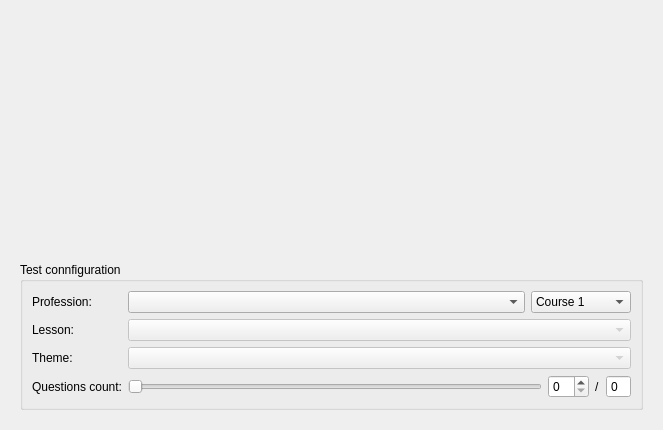
<?xml version="1.0" encoding="UTF-8"?>
<ui version="4.0">
 <class>RootForm</class>
 <widget class="QWidget" name="RootForm">
  <property name="geometry">
   <rect>
    <x>0</x>
    <y>0</y>
    <width>663</width>
    <height>430</height>
   </rect>
  </property>
  <property name="windowTitle">
   <string>Form</string>
  </property>
  <layout class="QVBoxLayout" name="verticalLayout">
   <item>
    <widget class="QStackedWidget" name="stackedWidget">
     <property name="currentIndex">
      <number>0</number>
     </property>
     <widget class="QWidget" name="page">
      <layout class="QVBoxLayout" name="verticalLayout_2">
       <item>
        <widget class="QLabel" name="label_6">
         <property name="sizePolicy">
          <sizepolicy hsizetype="Preferred" vsizetype="Expanding">
           <horstretch>0</horstretch>
           <verstretch>0</verstretch>
          </sizepolicy>
         </property>
         <property name="text">
          <string/>
         </property>
         <property name="pixmap">
          <pixmap>:/resources/logo.png</pixmap>
         </property>
         <property name="scaledContents">
          <bool>false</bool>
         </property>
         <property name="alignment">
          <set>Qt::AlignCenter</set>
         </property>
        </widget>
       </item>
       <item>
        <widget class="QGroupBox" name="groupBox">
         <property name="title">
          <string>Test connfiguration</string>
         </property>
         <layout class="QFormLayout" name="formLayout">
          <item row="0" column="0">
           <widget class="QLabel" name="label">
            <property name="text">
             <string>Profession:</string>
            </property>
           </widget>
          </item>
          <item row="0" column="1">
           <layout class="QHBoxLayout" name="horizontalLayout_2">
            <item>
             <widget class="QComboBox" name="ComboBox_Config_Profession"/>
            </item>
            <item>
             <widget class="QComboBox" name="ComboBox_Config_Course">
              <property name="maximumSize">
               <size>
                <width>100</width>
                <height>16777215</height>
               </size>
              </property>
              <item>
               <property name="text">
                <string>Course 1</string>
               </property>
              </item>
              <item>
               <property name="text">
                <string>Course 2</string>
               </property>
              </item>
              <item>
               <property name="text">
                <string>Course 3</string>
               </property>
              </item>
              <item>
               <property name="text">
                <string>Course 4</string>
               </property>
              </item>
             </widget>
            </item>
           </layout>
          </item>
          <item row="1" column="0">
           <widget class="QLabel" name="label_2">
            <property name="text">
             <string>Lesson:</string>
            </property>
           </widget>
          </item>
          <item row="1" column="1">
           <widget class="QComboBox" name="ComboBox_Config_Lesson">
            <property name="enabled">
             <bool>false</bool>
            </property>
           </widget>
          </item>
          <item row="2" column="0">
           <widget class="QLabel" name="label_3">
            <property name="text">
             <string>Theme:</string>
            </property>
           </widget>
          </item>
          <item row="2" column="1">
           <widget class="QComboBox" name="ComboBox_Config_Theme">
            <property name="enabled">
             <bool>false</bool>
            </property>
           </widget>
          </item>
          <item row="3" column="0">
           <widget class="QLabel" name="label_4">
            <property name="text">
             <string>Questions count:</string>
            </property>
           </widget>
          </item>
          <item row="3" column="1">
           <layout class="QHBoxLayout" name="horizontalLayout">
            <item>
             <widget class="QSlider" name="horizontalSlider">
              <property name="orientation">
               <enum>Qt::Horizontal</enum>
              </property>
             </widget>
            </item>
            <item>
             <widget class="QSpinBox" name="spinBox"/>
            </item>
            <item>
             <widget class="QLabel" name="label_5">
              <property name="text">
               <string>/</string>
              </property>
             </widget>
            </item>
            <item>
             <widget class="QSpinBox" name="spinBox_2">
              <property name="readOnly">
               <bool>true</bool>
              </property>
              <property name="buttonSymbols">
               <enum>QAbstractSpinBox::NoButtons</enum>
              </property>
              <property name="accelerated">
               <bool>false</bool>
              </property>
             </widget>
            </item>
           </layout>
          </item>
         </layout>
        </widget>
       </item>
      </layout>
     </widget>
     <widget class="QWidget" name="page_2"/>
    </widget>
   </item>
  </layout>
 </widget>
 <resources/>
 <connections/>
</ui>
